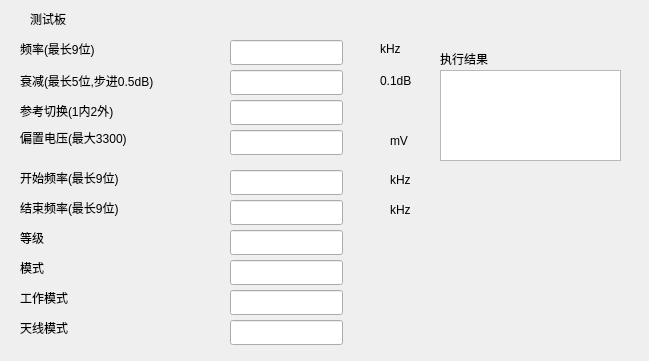
<?xml version="1.0" encoding="UTF-8"?>
<ui version="4.0">
 <class>MainWindow</class>
 <widget class="QWidget" name="MainWindow">
  <property name="geometry">
   <rect>
    <x>0</x>
    <y>0</y>
    <width>649</width>
    <height>361</height>
   </rect>
  </property>
  <property name="windowTitle">
   <string>MainWindow</string>
  </property>
  <widget class="QPlainTextEdit" name="plainTextEdit_result">
   <property name="geometry">
    <rect>
     <x>440</x>
     <y>70</y>
     <width>181</width>
     <height>91</height>
    </rect>
   </property>
   <property name="focusPolicy">
    <enum>Qt::NoFocus</enum>
   </property>
  </widget>
  <widget class="QLineEdit" name="lineEdit_testBoard_setFreq_value">
   <property name="geometry">
    <rect>
     <x>230</x>
     <y>40</y>
     <width>113</width>
     <height>25</height>
    </rect>
   </property>
   <property name="maximumSize">
    <size>
     <width>113</width>
     <height>25</height>
    </size>
   </property>
   <property name="maxLength">
    <number>9</number>
   </property>
  </widget>
  <widget class="QLabel" name="label_testBoard">
   <property name="geometry">
    <rect>
     <x>30</x>
     <y>10</y>
     <width>67</width>
     <height>17</height>
    </rect>
   </property>
   <property name="text">
    <string>测试板</string>
   </property>
  </widget>
  <widget class="QLabel" name="label_testBoard_setFreq_title">
   <property name="geometry">
    <rect>
     <x>20</x>
     <y>40</y>
     <width>131</width>
     <height>17</height>
    </rect>
   </property>
   <property name="text">
    <string>频率(最长9位)</string>
   </property>
  </widget>
  <widget class="QLabel" name="label_testBoard_setFreq_uint">
   <property name="geometry">
    <rect>
     <x>380</x>
     <y>40</y>
     <width>31</width>
     <height>17</height>
    </rect>
   </property>
   <property name="text">
    <string>kHz</string>
   </property>
  </widget>
  <widget class="QLabel" name="label_testBoard_setAtten_title">
   <property name="geometry">
    <rect>
     <x>20</x>
     <y>70</y>
     <width>171</width>
     <height>21</height>
    </rect>
   </property>
   <property name="text">
    <string>衰减(最长5位,步进0.5dB)</string>
   </property>
  </widget>
  <widget class="QLabel" name="label_result">
   <property name="geometry">
    <rect>
     <x>440</x>
     <y>50</y>
     <width>67</width>
     <height>17</height>
    </rect>
   </property>
   <property name="text">
    <string>执行结果</string>
   </property>
  </widget>
  <widget class="QLineEdit" name="lineEdit_testBoard_setAtten_value">
   <property name="geometry">
    <rect>
     <x>230</x>
     <y>70</y>
     <width>113</width>
     <height>25</height>
    </rect>
   </property>
   <property name="maxLength">
    <number>5</number>
   </property>
  </widget>
  <widget class="QLabel" name="label_testBoard_setAtten_uint">
   <property name="geometry">
    <rect>
     <x>380</x>
     <y>70</y>
     <width>41</width>
     <height>21</height>
    </rect>
   </property>
   <property name="text">
    <string>0.1dB</string>
   </property>
  </widget>
  <widget class="QLabel" name="label_testBoard_setRef_title">
   <property name="geometry">
    <rect>
     <x>20</x>
     <y>100</y>
     <width>171</width>
     <height>21</height>
    </rect>
   </property>
   <property name="text">
    <string>参考切换(1内2外)</string>
   </property>
  </widget>
  <widget class="QLabel" name="label_testBoard_setVcc_title">
   <property name="geometry">
    <rect>
     <x>20</x>
     <y>130</y>
     <width>141</width>
     <height>16</height>
    </rect>
   </property>
   <property name="text">
    <string>偏置电压(最大3300)</string>
   </property>
  </widget>
  <widget class="QLineEdit" name="lineEdit_testBoard_setVcc_value">
   <property name="geometry">
    <rect>
     <x>230</x>
     <y>130</y>
     <width>113</width>
     <height>25</height>
    </rect>
   </property>
   <property name="maxLength">
    <number>4</number>
   </property>
  </widget>
  <widget class="QLabel" name="label_testBoard_setVcc_uint">
   <property name="geometry">
    <rect>
     <x>390</x>
     <y>130</y>
     <width>41</width>
     <height>21</height>
    </rect>
   </property>
   <property name="text">
    <string>mV</string>
   </property>
  </widget>
  <widget class="QLabel" name="label_testBoard_setStartFreq_title">
   <property name="geometry">
    <rect>
     <x>20</x>
     <y>170</y>
     <width>141</width>
     <height>16</height>
    </rect>
   </property>
   <property name="text">
    <string>开始频率(最长9位)</string>
   </property>
  </widget>
  <widget class="QLineEdit" name="lineEdit_testBoard_setStartFreq_value">
   <property name="geometry">
    <rect>
     <x>230</x>
     <y>170</y>
     <width>113</width>
     <height>25</height>
    </rect>
   </property>
   <property name="maxLength">
    <number>9</number>
   </property>
  </widget>
  <widget class="QLabel" name="label_testBoard_setStartFreq_uint">
   <property name="geometry">
    <rect>
     <x>390</x>
     <y>170</y>
     <width>31</width>
     <height>20</height>
    </rect>
   </property>
   <property name="text">
    <string>kHz</string>
   </property>
  </widget>
  <widget class="QLabel" name="label_testBoard_setEndFreq_title">
   <property name="geometry">
    <rect>
     <x>20</x>
     <y>200</y>
     <width>141</width>
     <height>16</height>
    </rect>
   </property>
   <property name="text">
    <string>结束频率(最长9位)</string>
   </property>
  </widget>
  <widget class="QLineEdit" name="lineEdit_testBoard_setEndFreq_value">
   <property name="geometry">
    <rect>
     <x>230</x>
     <y>200</y>
     <width>113</width>
     <height>25</height>
    </rect>
   </property>
   <property name="maxLength">
    <number>9</number>
   </property>
  </widget>
  <widget class="QLabel" name="label_testBoard_setEndFreq_uint">
   <property name="geometry">
    <rect>
     <x>390</x>
     <y>200</y>
     <width>31</width>
     <height>20</height>
    </rect>
   </property>
   <property name="text">
    <string>kHz</string>
   </property>
  </widget>
  <widget class="QLabel" name="label_testBoard_setLevel_title">
   <property name="geometry">
    <rect>
     <x>20</x>
     <y>230</y>
     <width>141</width>
     <height>16</height>
    </rect>
   </property>
   <property name="text">
    <string>等级</string>
   </property>
  </widget>
  <widget class="QLineEdit" name="lineEdit_testBoard_setLevel_value">
   <property name="geometry">
    <rect>
     <x>230</x>
     <y>230</y>
     <width>113</width>
     <height>25</height>
    </rect>
   </property>
   <property name="maxLength">
    <number>4</number>
   </property>
  </widget>
  <widget class="QLabel" name="label_testBoard_setMode_title">
   <property name="geometry">
    <rect>
     <x>20</x>
     <y>260</y>
     <width>141</width>
     <height>16</height>
    </rect>
   </property>
   <property name="text">
    <string>模式</string>
   </property>
  </widget>
  <widget class="QLineEdit" name="lineEdit_testBoard_setMode_value">
   <property name="geometry">
    <rect>
     <x>230</x>
     <y>260</y>
     <width>113</width>
     <height>25</height>
    </rect>
   </property>
   <property name="maxLength">
    <number>4</number>
   </property>
  </widget>
  <widget class="QLabel" name="label_testBoard_setWorkMode_title">
   <property name="geometry">
    <rect>
     <x>20</x>
     <y>290</y>
     <width>141</width>
     <height>16</height>
    </rect>
   </property>
   <property name="text">
    <string>工作模式</string>
   </property>
  </widget>
  <widget class="QLineEdit" name="lineEdit_testBoard_setWorkMode_value">
   <property name="geometry">
    <rect>
     <x>230</x>
     <y>290</y>
     <width>113</width>
     <height>25</height>
    </rect>
   </property>
   <property name="maxLength">
    <number>1</number>
   </property>
  </widget>
  <widget class="QLabel" name="label_testBoard_setAntMode_title">
   <property name="geometry">
    <rect>
     <x>20</x>
     <y>320</y>
     <width>141</width>
     <height>16</height>
    </rect>
   </property>
   <property name="text">
    <string>天线模式</string>
   </property>
  </widget>
  <widget class="QLineEdit" name="lineEdit_testBoard_setAntMode_value">
   <property name="geometry">
    <rect>
     <x>230</x>
     <y>320</y>
     <width>113</width>
     <height>25</height>
    </rect>
   </property>
   <property name="maxLength">
    <number>1</number>
   </property>
  </widget>
  <widget class="QLineEdit" name="lineEdit_testBoard_setRef_value">
   <property name="geometry">
    <rect>
     <x>230</x>
     <y>100</y>
     <width>113</width>
     <height>25</height>
    </rect>
   </property>
   <property name="maxLength">
    <number>1</number>
   </property>
  </widget>
 </widget>
 <tabstops>
  <tabstop>lineEdit_testBoard_setFreq_value</tabstop>
  <tabstop>lineEdit_testBoard_setAtten_value</tabstop>
  <tabstop>lineEdit_testBoard_setRef_value</tabstop>
  <tabstop>lineEdit_testBoard_setVcc_value</tabstop>
  <tabstop>lineEdit_testBoard_setStartFreq_value</tabstop>
  <tabstop>lineEdit_testBoard_setEndFreq_value</tabstop>
  <tabstop>lineEdit_testBoard_setLevel_value</tabstop>
  <tabstop>lineEdit_testBoard_setMode_value</tabstop>
  <tabstop>lineEdit_testBoard_setWorkMode_value</tabstop>
  <tabstop>lineEdit_testBoard_setAntMode_value</tabstop>
  <tabstop>plainTextEdit_result</tabstop>
 </tabstops>
 <resources/>
 <connections/>
</ui>
